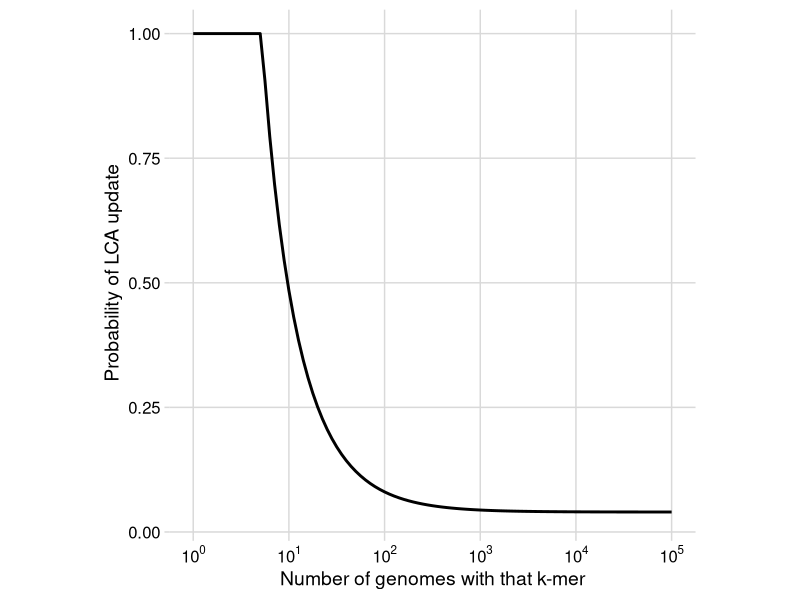

The R source for this figure: (Note: this script raises an error after producing the figure.)
require(rlang)
require(ggplot2)
require(cowplot)

theme_set(theme_minimal_grid(font_size = 10))

w <- 4
s <- 5

f <- as_function(~ pmin(w / (pmax(.x + w - s, w)) + 1 / s**2, 1))
pu <- function(x, w, s) pmin(w / (pmax(x + w - s, w)) + 1 / s**2, 1)

ggplot() +
  scale_x_log10(
    breaks = scales::trans_breaks("log10", function(x) 10^x),
    labels = scales::trans_format("log10", scales::math_format(10^.x)),
    limits = c(1, 10**5)
  ) +
  labs(y = "Probability of LCA update", x = "Number of genomes with that k-mer") +
  geom_function(fun = function(x, w, s) pmin(w / (pmax(x + w - s, w)) + 1 / s**2, 1), args = list(w = 4, s = 5), linewidth = 1) +
  theme_minimal_grid() +
  theme(aspect.ratio = 1)

ggsave2("../figures/probability_LCA_update.pdf")